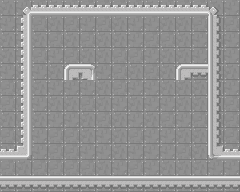

Below is a game level as drawn by its tile map, then a one-line description and the .tmx that defines it (tile-layer data replaced by summaries):
An orthogonal 15x12 tile map with 16x16 px tiles, 2 tile layers (bg, main) and 9 objects (2x entities.LaserSpawner, 2x entities.Button, 2x entities.DoorMecanism, entities.Crate, entities.Hero, ...).

<map version="1.0" orientation="orthogonal" renderorder="right-down" width="15" height="12" tilewidth="16" tileheight="16">
 <tileset firstgid="1" source="TileSet.tsx" />
 <layer name="bg" width="15" height="12">
  <data>[180 cells, 180 non-empty, 3 distinct tile ids]</data>
 </layer>
 <layer name="main" width="15" height="12">
  <data>[180 cells, 52 non-empty, 10 distinct tile ids]</data>
 </layer>
 <objectgroup name="Calque d'objets 1">
  <properties>
   <property name="levelNum" value="10" />
  </properties>
  <object name="Crate" type="entities.Crate" gid="4" x="71.6667" y="55.3333" />
  <object name="LaserBleu" type="entities.LaserSpawner" gid="4" x="96" y="64">
   <properties>
    <property name="angle" value="0" />
    <property name="color" value="2" />
   </properties>
  </object>
  <object name="LaserRouge" type="entities.LaserSpawner" gid="4" x="32" y="48">
   <properties>
    <property name="angle" value="0" />
    <property name="color" value="0" />
    <property name="interruptors" value="ButtonB" />
   </properties>
  </object>
  <object name="ButtonA" type="entities.Button" gid="4" x="184" y="62" />
  <object name="DoorA" type="entities.DoorMecanism" gid="4" x="0" y="160">
   <properties>
    <property name="no" value="true" />
   </properties>
  </object>
  <object name="Hero" type="entities.Hero" gid="4" x="16" y="160">
   <properties>
    <property name="hasFocus" value="true" />
   </properties>
  </object>
  <object name="DoorB" type="entities.DoorMecanism" gid="4" x="216" y="160">
   <properties>
    <property name="interruptors" value="ButtonA" />
   </properties>
  </object>
  <object name="Exit" type="entities.Door" gid="4" x="237" y="160">
   <properties>
    <property name="to" value="level11" />
    <property name="x" value="0" />
    <property name="y" value="0" />
   </properties>
  </object>
  <object name="ButtonB" type="entities.Button" gid="4" x="128" y="174" />
 </objectgroup>
</map>